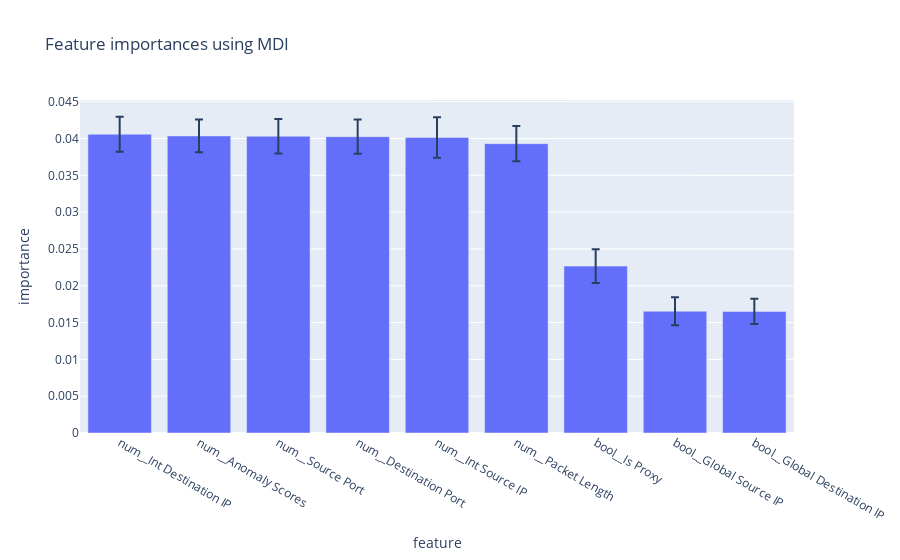

Source (notebook cell):
### Markdown cell above
### Feature Importance

### Code cell
importances = cat_model.named_steps['classifier'].feature_importances_
std = np.std([tree.feature_importances_ for tree in cat_model.named_steps['classifier'].estimators_], axis=0)
feature_names = [f"{x}" for x in cat_model.named_steps["preprocessor"].get_feature_names_out()]
forest_importances = pd.DataFrame({"feature": feature_names, "importance": importances, "std": std}).sort_values("importance", ascending=False)

fig = px.bar(forest_importances[forest_importances["importance"] > 0.01],x="feature",y="importance", error_y="std", title="Feature importances using MDI")
fig.show()

### Figure 1 — Plotly figure (JSON) as saved in the notebook; plotly's stock layout.template omitted (floating-point values rounded to 4 significant figures)
{"data": [{"error_y": {"array": [0.002384, 0.002222, 0.002351, 0.002332, 0.002753, 0.002386, 0.002277, 0.001899, 0.001711]}, "hovertemplate": "feature=%{x}<br>importance=%{y}<extra></extra>", "legendgroup": "", "marker": {"color": "#636efa", "pattern": {"shape": ""}}, "name": "", "orientation": "v", "showlegend": false, "textposition": "auto", "type": "bar", "x": ["num__Int Destination IP", "num__Anomaly Scores", "num__Source Port", "num__Destination Port", "num__Int Source IP", "num__Packet Length", "bool__Is Proxy", "bool__Global Source IP", "bool__Global Destination IP"], "xaxis": "x", "y": [0.04058, 0.04035, 0.0403, 0.04024, 0.04014, 0.0393, 0.02267, 0.01654, 0.01652], "yaxis": "y"}], "layout": {"barmode": "relative", "legend": {"tracegroupgap": 0}, "title": {"text": "Feature importances using MDI"}, "xaxis": {"anchor": "y", "domain": [0, 1], "title": {"text": "feature"}}, "yaxis": {"anchor": "x", "domain": [0, 1], "title": {"text": "importance"}}}}
